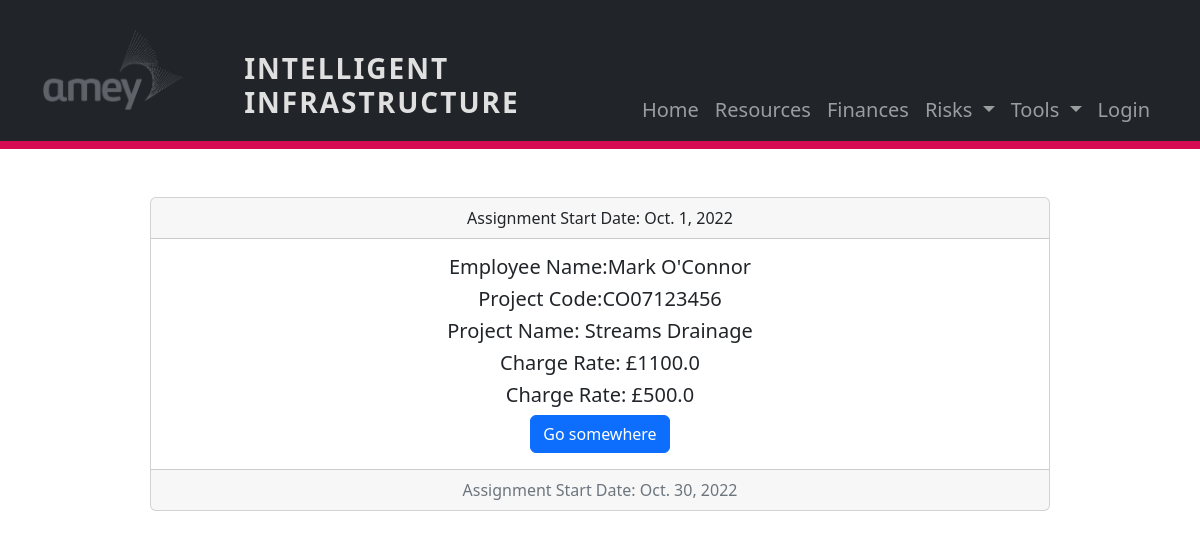
The app's page /ii_app/resources/1/1/, older data.
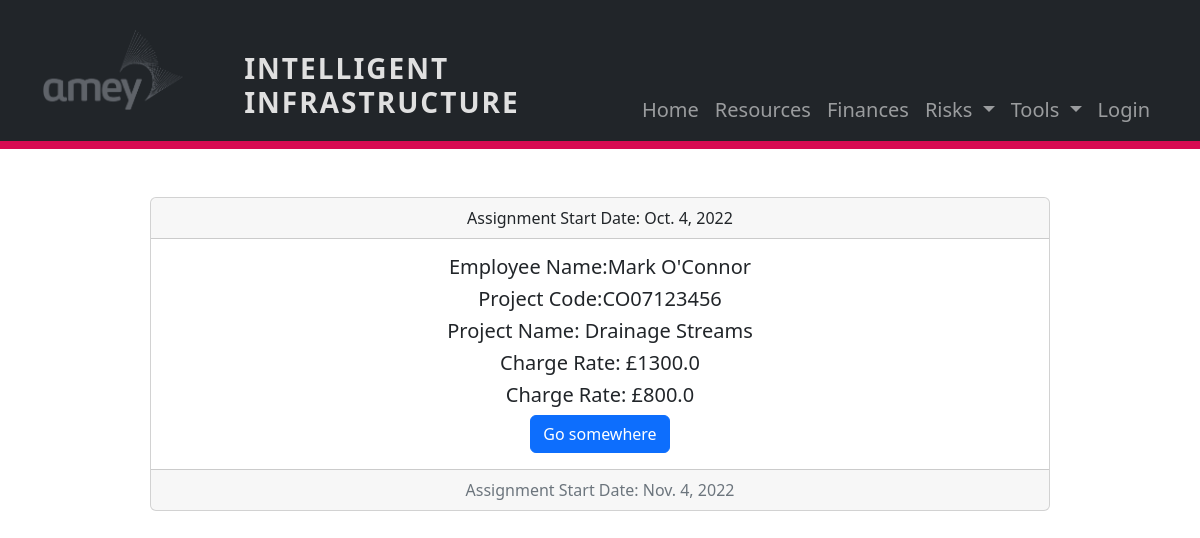
The same page, newer data.
### ii_app/models.py (models this page shows, shortened)
class Assignment (models.Model):
    resource = models.ForeignKey(Resource, on_delete=models.DO_NOTHING, related_name= 'resource')
    position = models.ForeignKey(Position, on_delete=models.DO_NOTHING)
    contract = models.ForeignKey(Contract, on_delete=models.DO_NOTHING)
    rate = models.FloatField()
    start = models.DateField()
    end = models.DateField()

class Resource (models.Model):
    project = models.ForeignKey(Project, on_delete=models.DO_NOTHING)
    name = models.CharField (max_length=200)
    amey_position = models.CharField(max_length=100)
    skillset = models.CharField (max_length=500)
    cone_rate = models.FloatField()
    image = models.ImageField()
    cv = models.ImageField()

class Project(models.Model):
    client = models.ForeignKey(Client, on_delete=models.DO_NOTHING)
    code = models.CharField (max_length=50)
    title = models.CharField (max_length=200)

### ii_app/views.py (the view)
# urls.py: path('resources/<int:id>/<int:id_2>/', views.resource_detail, name='resource_detail'),
def resource_detail(request,id,id_2,):
    resource= Resource.objects.get(id = id)
    assignment= Assignment.objects.get(id = id_2)
    context = {
        'resource': resource,
        'assignment': assignment,
    }
    return render (request, 'ii_app/resource_detail.html', context)

### ii_app/templates/ii_app/resource_detail.html
{% extends 'ii_app/base.html' %}
{%block body%}
      <div class="card text-center mt-5 w-75 mx-auto">
          <div class="card-header">
              Assignment Start Date: {{assignment.start}}
            </div>
            <div class="card-body">
                <h5 class="card-title">Employee Name:{{resource.name}}</h5>
                <h5 class="card-title">Project Code:{{resource.project.code}}</h5>
                <h5 class="card-title">Project Name: {{resource.project.title}}</h5>
                <h5 class="card-title rate">Charge Rate: £{{assignment.rate}}</h5>
                <h5 class="card-title cone">Charge Rate: £{{resource.cone_rate}}</h5>
                <a href="#" class="btn btn-primary">Go somewhere</a>
            </div>
            <div class="card-footer text-muted">
                Assignment Start Date: {{assignment.end}}
            </div>
        </div>
{%endblock%}

Row changes from the older to the newer data that the page shows:
changed Assignment: start "Oct. 1, 2022" → "Oct. 4, 2022"; rate "1100.0" → "1300.0"; end "Oct. 30, 2022" → "Nov. 4, 2022"
changed Resource "Mark O'Connor": project "Streams Drainage" → "Drainage Streams"; cone_rate "500.0" → "800.0"
